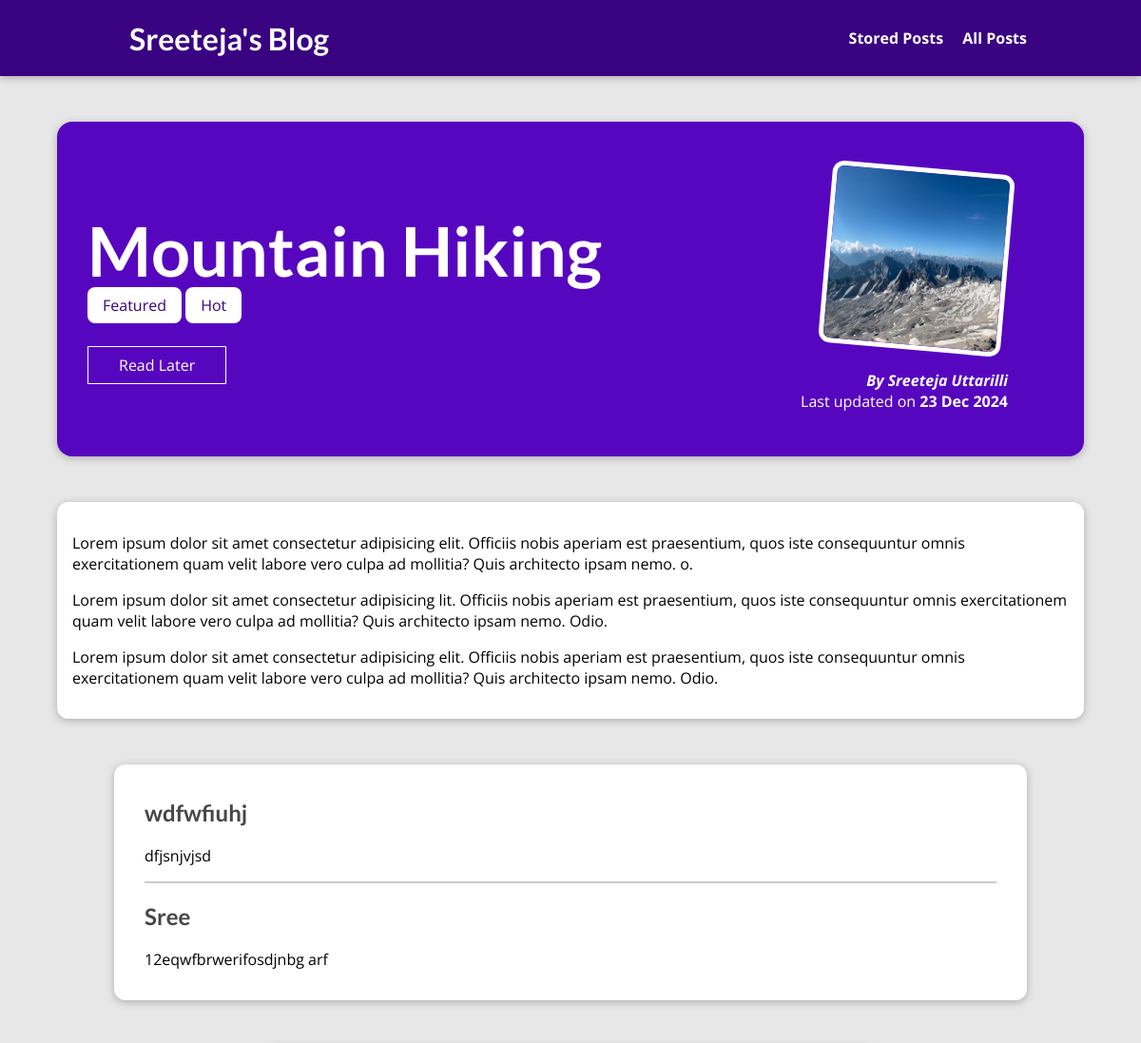
Page /posts/hike-in-the-mountains (upper part) on the earlier database version.
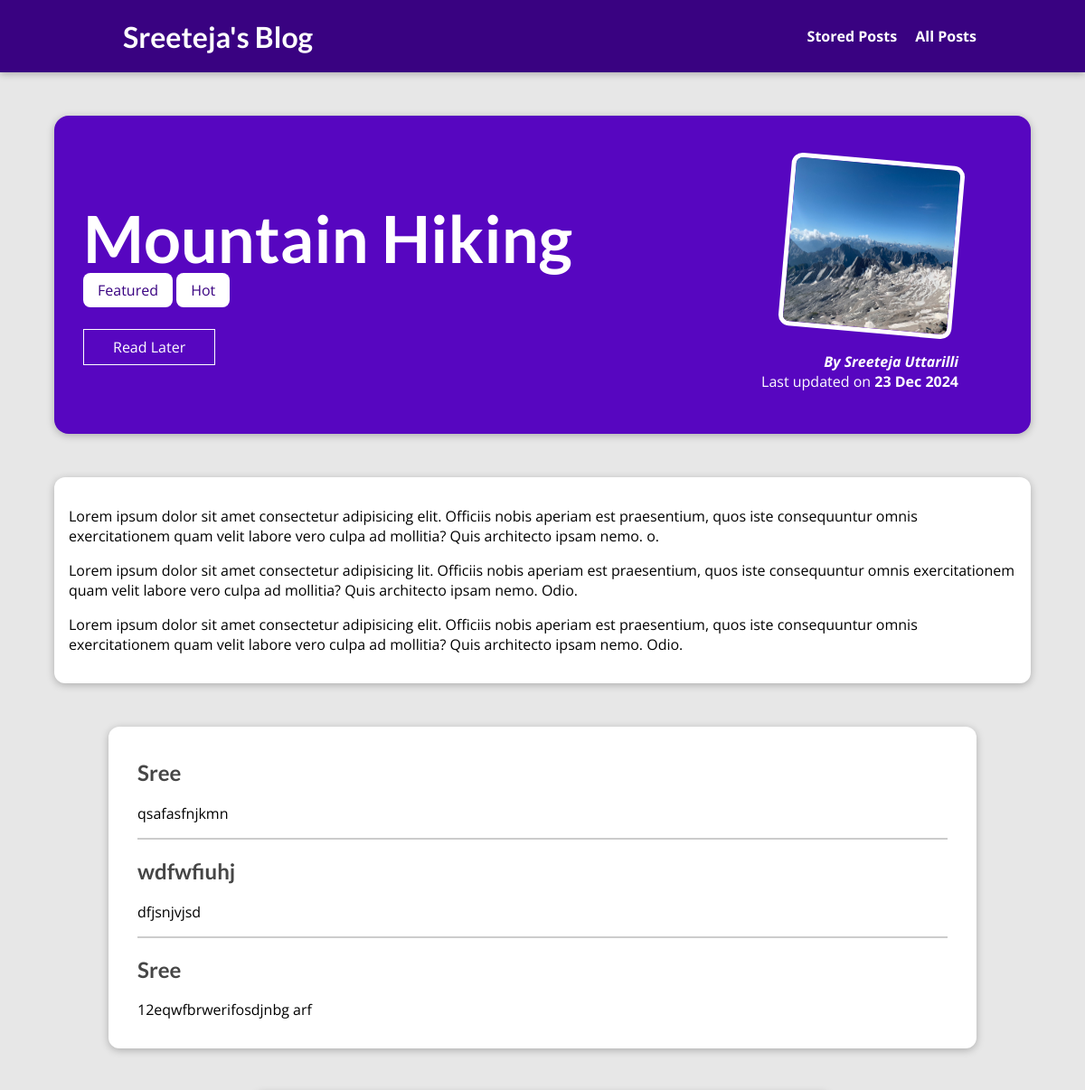
Same page on the later database version.
### blog/models.py (models this page shows, shortened)
class Tag(models.Model):
    caption=models.CharField(max_length=20)

class Comment(models.Model):
    user_name=models.CharField(max_length=120)
    user_email=models.EmailField()
    text=models.TextField(max_length=400)
    post=models.ForeignKey(Post,on_delete=models.CASCADE,related_name="comments")

### blog/views.py (the view, shortened to what this page needs)
# urls.py: path("posts/<slug:slug>",views.SinglePostView.as_view(),
class SinglePostView(View):
    def is_stored_post(self,request,post_id):
        stored_posts = request.session.get("stored_posts")
        if stored_posts is not None:
            is_saved_for_later= post_id in stored_posts
        else:
            is_saved_for_later=False
        return is_saved_for_later
    def get(self,request,slug):
        post=Post.objects.get(slug=slug)
        context={
            "post":post,
            "post_tags":post.tags.all(),
            "comment_form":ComentForm(),
            "comments":post.comments.all().order_by("-id"),
            "saved_for_later":self.is_stored_post(request,post.id)
        }
        return render(request,"blog/post-detail.html",context)

### blog/models.py (called while the page is built)
    def full_name(self):
        return f"{self.first_name} {self.last_name}"

    def __str__(self):
        return self.full_name()

### blog/templates/blog/post-detail.html (shortened to what this page needs)
{% extends "base.html" %}
{% load static %}
{% block css_files %}
<link rel="stylesheet" href="{% static "blog/post-detail.css" %}" />
{% endblock %}
{% block content %}
<section id="summary">
<h2>{{ post.title }}</h2>
<div>
    {% for tag in post_tags %}
    <span class="tag">{{ tag.caption }}</span>
    {% endfor %}
</div>
<div id = "read-later">
    <form action="{% url "read-later" %}" method="POST">
        <button>
            {% if saved_for_later%}
                Remove from "Read Later" List
            {%else%}
                Read Later
            {%endif%}
        </button>
    </form>
</div>
<article>
    <img src="{{ post.image.url }}" alt="{{ post.title }}" />
    <address>By <a href="mailto:{{ post.author.email_address }}">{{ post.author }}</a></address>
    <div>Last updated on <time>{{ post.date|date:"d M Y" }}</time></div>
</article>
</section>
<main>
{{ post.content|linebreaks }}
</main>
<section id="comments">
<ul>
    {% for comment in comments %}
    <li>
        <h2>{{ comment.user_name }}</h2>
        <p>{{ comment.text|linebreaks }}</p>
    </li>
    {% endfor %}
</ul>
</section>
{% endblock %}

Differences in the rows shown:
added Comment: user_name "Sree", text "qsafasfnjkmn"
